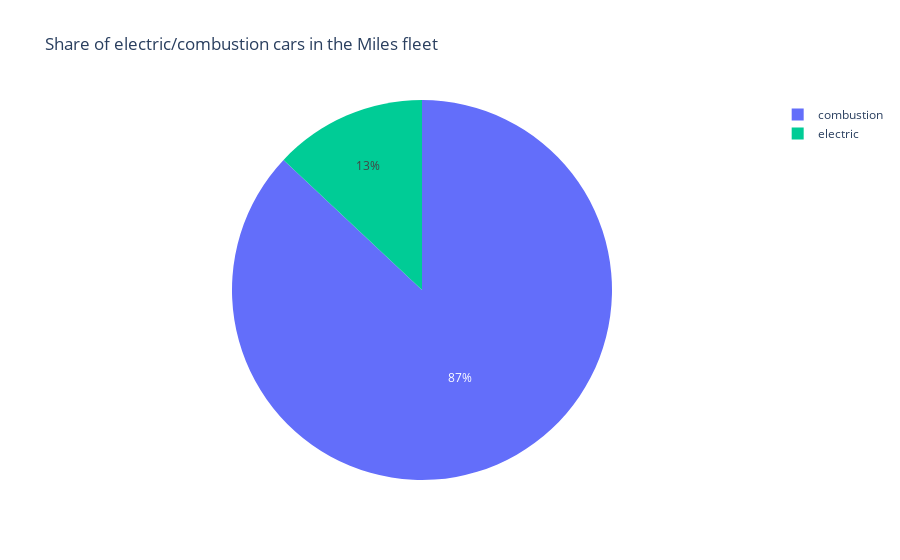

Here is the notebook cell this chart was saved with:
### Code cell
#fuel type count

electric_share = (publicDf['electric']
                  .map({True: 'electric', False: 'combustion'})
                  .value_counts().reset_index())
electric_share.columns = ['fuel', 'count']

(px.pie(electric_share,
        names='fuel',
        values='count',
        title="Share of electric/combustion cars in the Miles fleet",
        color='fuel',
        color_discrete_map={'electric': px.colors.qualitative.Plotly[2], 'combustion': px.colors.qualitative.Plotly[0]})
 .show())

### Figure 1 — Plotly figure (JSON) as saved in the notebook; plotly's stock layout.template omitted (floating-point values rounded to 4 significant figures)
{"data": [{"customdata": [["combustion"], ["electric"]], "domain": {"x": [0.0, 1.0], "y": [0.0, 1.0]}, "hovertemplate": "fuel=%{customdata[0]}<br>count=%{value}<extra></extra>", "labels": ["combustion", "electric"], "legendgroup": "", "marker": {"colors": ["#636EFA", "#00CC96"]}, "name": "", "showlegend": true, "values": [15413, 2302], "type": "pie"}], "layout": {"legend": {"tracegroupgap": 0}, "title": {"text": "Share of electric/combustion cars in the Miles fleet"}}}
